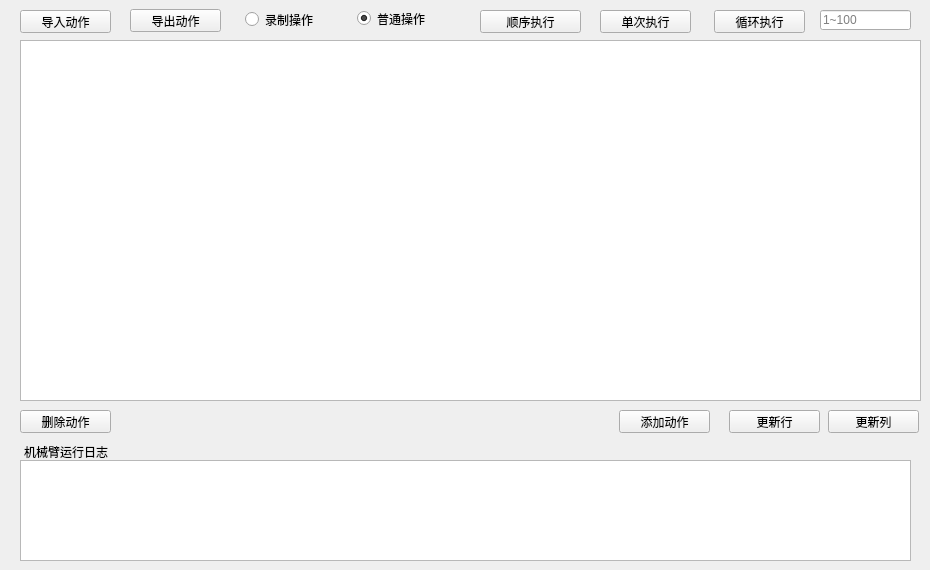
   <widget class="QWidget" name="HelpTeachPage">
    <attribute name="title">
     <string>示教控制</string>
    </attribute>
    <widget class="QTableWidget" name="ActionTableWidget">
     <property name="geometry">
      <rect>
       <x>20</x>
       <y>40</y>
       <width>901</width>
       <height>361</height>
      </rect>
     </property>
     <attribute name="horizontalHeaderVisible">
      <bool>false</bool>
     </attribute>
     <attribute name="horizontalHeaderCascadingSectionResizes">
      <bool>false</bool>
     </attribute>
     <attribute name="horizontalHeaderDefaultSectionSize">
      <number>81</number>
     </attribute>
     <column>
      <property name="text">
       <string>J1</string>
      </property>
     </column>
     <column>
      <property name="text">
       <string>J2</string>
      </property>
     </column>
     <column>
      <property name="text">
       <string>J3</string>
      </property>
     </column>
     <column>
      <property name="text">
       <string>J4</string>
      </property>
     </column>
     <column>
      <property name="text">
       <string>J5</string>
      </property>
     </column>
     <column>
      <property name="text">
       <string>J6</string>
      </property>
     </column>
     <column>
      <property name="text">
       <string>速度</string>
      </property>
     </column>
     <column>
      <property name="text">
       <string>工具</string>
      </property>
     </column>
     <column>
      <property name="text">
       <string>开关</string>
      </property>
     </column>
     <column>
      <property name="text">
       <string>延时</string>
      </property>
     </column>
     <column>
      <property name="text">
       <string>备注</string>
      </property>
     </column>
    </widget>
    <widget class="QLabel" name="TeachArmRunLogLabel">
     <property name="geometry">
      <rect>
       <x>24</x>
       <y>444</y>
       <width>91</width>
       <height>16</height>
      </rect>
     </property>
     <property name="text">
      <string>机械臂运行日志</string>
     </property>
    </widget>
    <widget class="QPushButton" name="ActionDeleteButton">
     <property name="geometry">
      <rect>
       <x>20</x>
       <y>410</y>
       <width>91</width>
       <height>23</height>
      </rect>
     </property>
     <property name="text">
      <string>删除动作</string>
     </property>
    </widget>
    <widget class="QPushButton" name="ActionAddButton">
     <property name="geometry">
      <rect>
       <x>619</x>
       <y>410</y>
       <width>91</width>
       <height>23</height>
      </rect>
     </property>
     <property name="text">
      <string>添加动作</string>
     </property>
    </widget>
    <widget class="QPushButton" name="ActionRunButton">
     <property name="geometry">
      <rect>
       <x>480</x>
       <y>10</y>
       <width>101</width>
       <height>23</height>
      </rect>
     </property>
     <property name="text">
      <string>顺序执行</string>
     </property>
    </widget>
    <widget class="QPushButton" name="ActionStepRunButton">
     <property name="geometry">
      <rect>
       <x>600</x>
       <y>10</y>
       <width>91</width>
       <height>23</height>
      </rect>
     </property>
     <property name="text">
      <string>单次执行</string>
     </property>
    </widget>
    <widget class="QPushButton" name="ActionUpdateRowButton">
     <property name="geometry">
      <rect>
       <x>729</x>
       <y>410</y>
       <width>91</width>
       <height>23</height>
      </rect>
     </property>
     <property name="text">
      <string>更新行</string>
     </property>
    </widget>
    <widget class="QPushButton" name="ActionLoopRunButton">
     <property name="geometry">
      <rect>
       <x>714</x>
       <y>10</y>
       <width>91</width>
       <height>23</height>
      </rect>
     </property>
     <property name="text">
      <string>循环执行</string>
     </property>
    </widget>
    <widget class="QLineEdit" name="ActionLoopTimes">
     <property name="geometry">
      <rect>
       <x>820</x>
       <y>10</y>
       <width>91</width>
       <height>20</height>
      </rect>
     </property>
     <property name="placeholderText">
      <string>1~100</string>
     </property>
    </widget>
    <widget class="QPushButton" name="ActionImportButton">
     <property name="geometry">
      <rect>
       <x>20</x>
       <y>10</y>
       <width>91</width>
       <height>23</height>
      </rect>
     </property>
     <property name="text">
      <string>导入动作</string>
     </property>
    </widget>
    <widget class="QPushButton" name="ActionOutputButton">
     <property name="geometry">
      <rect>
       <x>130</x>
       <y>9</y>
       <width>91</width>
       <height>23</height>
      </rect>
     </property>
     <property name="text">
      <string>导出动作</string>
     </property>
    </widget>
    <widget class="QTextBrowser" name="TeachArmRunLogWindow">
     <property name="geometry">
      <rect>
       <x>20</x>
       <y>460</y>
       <width>891</width>
       <height>101</height>
      </rect>
     </property>
    </widget>
    <widget class="QPushButton" name="ActionUpdateColButton">
     <property name="geometry">
      <rect>
       <x>828</x>
       <y>410</y>
       <width>91</width>
       <height>23</height>
      </rect>
     </property>
     <property name="text">
      <string>更新列</string>
     </property>
    </widget>
    <widget class="QRadioButton" name="RecordActivateButton">
     <property name="geometry">
      <rect>
       <x>245</x>
       <y>4</y>
       <width>91</width>
       <height>31</height>
      </rect>
     </property>
     <property name="text">
      <string>录制操作</string>
     </property>
    </widget>
    <widget class="QRadioButton" name="RecordDeActivateButton">
     <property name="geometry">
      <rect>
       <x>357</x>
       <y>8</y>
       <width>91</width>
       <height>21</height>
      </rect>
     </property>
     <property name="text">
      <string>普通操作</string>
     </property>
     <property name="checked">
      <bool>true</bool>
     </property>
    </widget>
   </widget>
